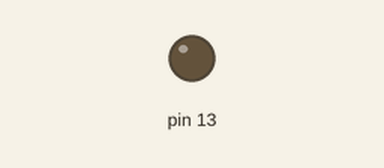
Simulated run of this sketch. Board: Arduino Uno, built with avr-gcc and run on an emulated ATmega328P. On the bench: output pins drawn as LEDs (lit = HIGH).

Above: at 1.2 s.
At 8.8 s:
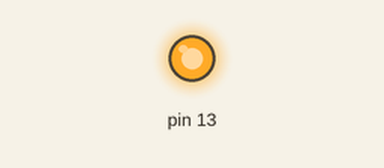
Timing chart, 0 to 9.4 s (numbered marks = the images above):
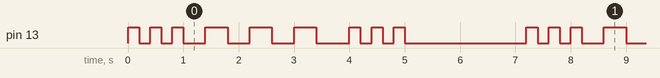

The sketch:

new.ino
```cpp
void setup(){
    pinMode(13, OUTPUT);
}
void loop(){
	for (int i = 0; i < 3; i = i + 1){
    digitalWrite(13, HIGH);
    delay(200);
    digitalWrite(13, LOW);
    delay(200);
	}
  	delay(200);
	for (int i = 0; i < 3; i = i + 1){
    digitalWrite(13, HIGH);
    delay(400);
    digitalWrite(13, LOW);
    delay(400);
	}
  	delay(200);
	for (int i = 0; i < 3; i = i + 1){
    digitalWrite(13, HIGH);
    delay(200);
    digitalWrite(13, LOW);
    delay(200);
	}
	delay(2000);
}
```

Measured:
- by itself, pin 13: repeats every 7.2 s: 2 × (LOW 0.20 s, HIGH 0.20 s), 3 × (LOW 0.40 s, HIGH 0.40 s), LOW 0.60 s, 2 × (HIGH 0.20 s, LOW 0.20 s), HIGH 0.20 s, LOW 2.2 s, HIGH 0.20 s
- by itself, everything shown: repeats every 7.2 s, in 18 steps
